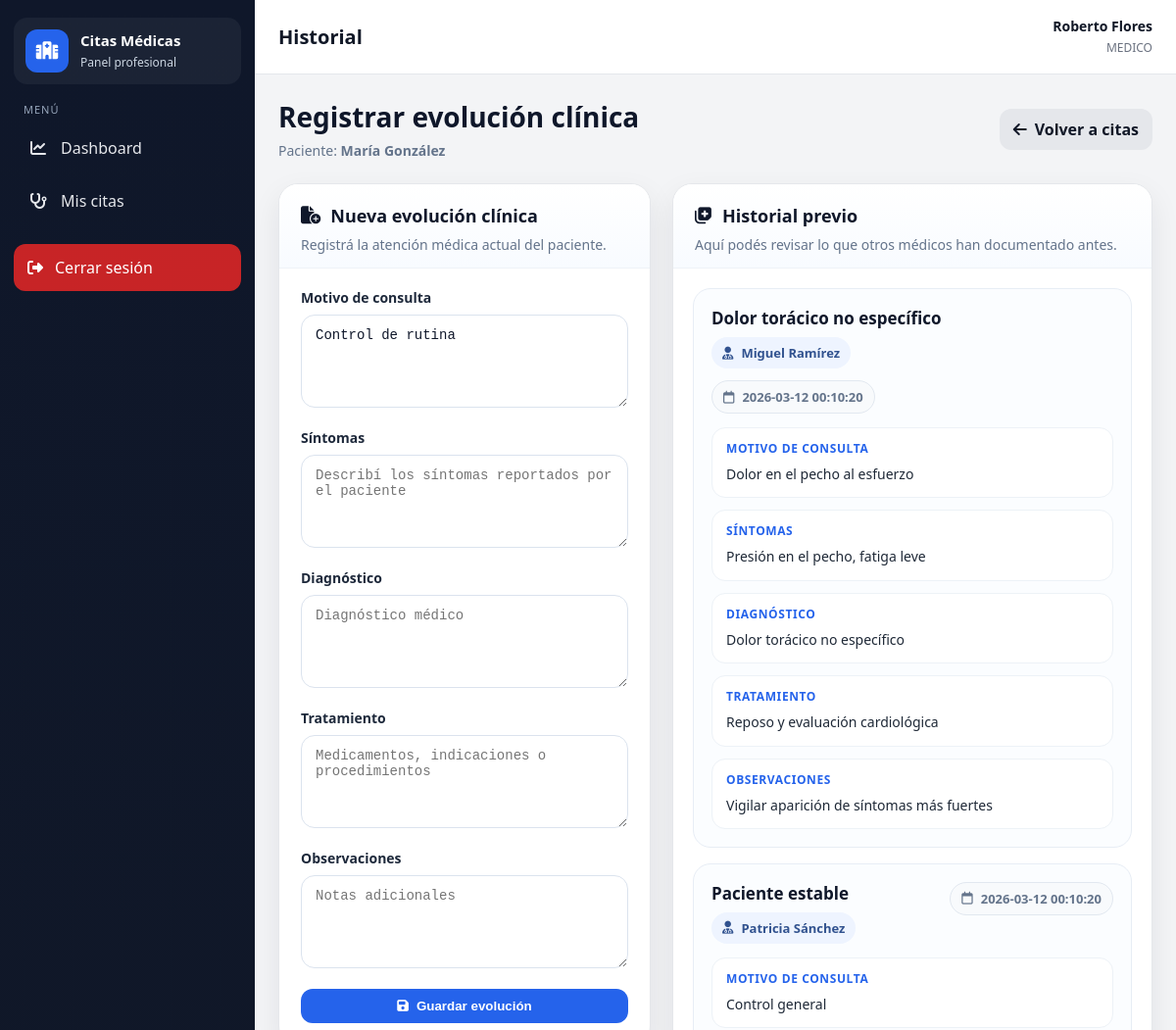
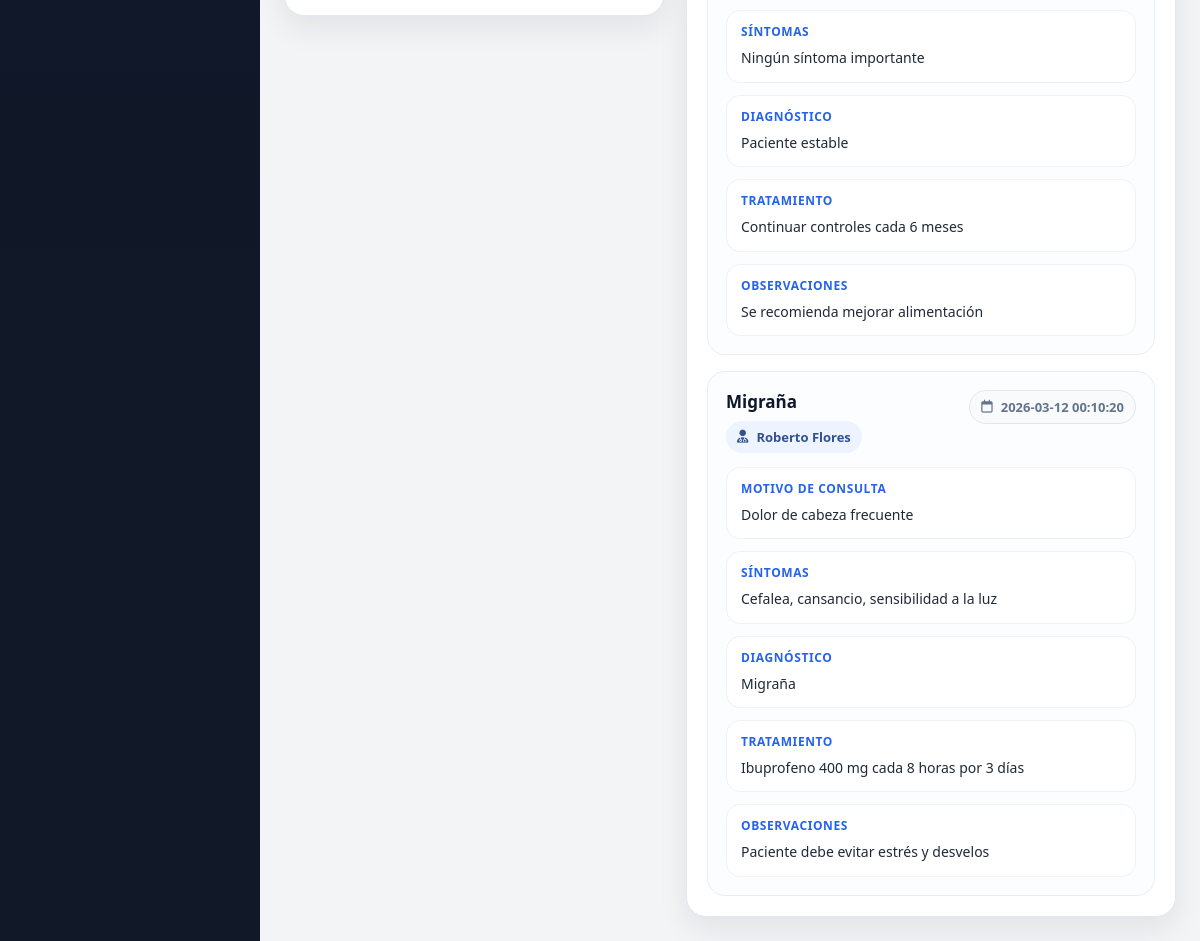
/index.php?controller=historial&action=registrar&paciente_id=1&cita_id=1 (signed in), run on the app's committed database (2 pictures, top to bottom).
### tables this page shows
CREATE TABLE usuarios (
    id INT AUTO_INCREMENT PRIMARY KEY,
    nombre VARCHAR(100) NOT NULL,
    email VARCHAR(100) UNIQUE NOT NULL,
    password VARCHAR(255) NOT NULL,
    rol ENUM('admin','medico','recepcion','paciente') NOT NULL,
    medico_id INT NULL,
    paciente_id INT NULL,
    estado ENUM('activo','inactivo') NOT NULL DEFAULT 'activo',
    fecha_creacion TIMESTAMP DEFAULT CURRENT_TIMESTAMP,
    CONSTRAINT fk_usuario_medico FOREIGN KEY (medico_id) REFERENCES medicos(id) ON DELETE SET NULL,
    CONSTRAINT fk_usuario_paciente FOREIGN KEY (paciente_id) REFERENCES pacientes(id) ON DELETE SET NULL
);

CREATE TABLE pacientes (
    id INT AUTO_INCREMENT PRIMARY KEY,
    nombre VARCHAR(100) NOT NULL,
    apellido VARCHAR(100) NOT NULL,
    cedula VARCHAR(15) NOT NULL UNIQUE,
    telefono VARCHAR(20) NULL,
    email VARCHAR(100) NOT NULL,
    fecha_nacimiento DATE NULL,
    fecha_registro TIMESTAMP DEFAULT CURRENT_TIMESTAMP
);

CREATE TABLE citas (
    id INT AUTO_INCREMENT PRIMARY KEY,
    paciente_id INT NOT NULL,
    medico_id INT NOT NULL,
    fecha DATE NOT NULL,
    hora_inicio TIME NOT NULL,
    hora_fin TIME NOT NULL,
    motivo VARCHAR(250) NULL,
    estado ENUM('pendiente', 'completada', 'cancelada') DEFAULT 'pendiente',
    fecha_creacion TIMESTAMP DEFAULT CURRENT_TIMESTAMP,
    CONSTRAINT fk_citas_paciente FOREIGN KEY (paciente_id) REFERENCES pacientes(id) ON DELETE CASCADE,
    CONSTRAINT fk_citas_medico FOREIGN KEY (medico_id) REFERENCES medicos(id) ON DELETE CASCADE,
    INDEX idx_medico_fecha (medico_id, fecha),
    INDEX idx_paciente_fecha (paciente_id, fecha)
);

CREATE TABLE historial_clinico (
    id INT AUTO_INCREMENT PRIMARY KEY,
    paciente_id INT NOT NULL,
    medico_id INT NOT NULL,
    cita_id INT NULL,
    motivo_consulta TEXT NOT NULL,
    sintomas TEXT NULL,
    diagnostico TEXT NOT NULL,
    tratamiento TEXT NULL,
    observaciones TEXT NULL,
    fecha_registro DATETIME DEFAULT CURRENT_TIMESTAMP,
    CONSTRAINT fk_historial_paciente FOREIGN KEY (paciente_id) REFERENCES pacientes(id) ON DELETE CASCADE,
    CONSTRAINT fk_historial_medico FOREIGN KEY (medico_id) REFERENCES medicos(id) ON DELETE CASCADE,
    CONSTRAINT fk_historial_cita FOREIGN KEY (cita_id) REFERENCES citas(id) ON DELETE SET NULL
);

### app/controllers/HistorialController.php (called while the page is built, shortened)
<?php
require_once __DIR__ . '/../models/HistorialClinico.php';
require_once __DIR__ . '/../models/Paciente.php';
require_once __DIR__ . '/../models/Cita.php';
class HistorialController {
    public function registrar(){
        $pacienteId = (int) $_GET['paciente_id'];
        $citaId = isset($_GET['cita_id']) ? (int) $_GET['cita_id'] : null;
        $historialModel = new HistorialClinico();
        $pacienteModel = new Paciente();
        $citaModel = new Cita();
        $paciente = $pacienteModel->obtenerPorId($pacienteId);
        $historial = $historialModel->obtenerPorPaciente($pacienteId);
        $cita = null;
        if (!empty($citaId)) {
            $cita = $citaModel->obtenerPorId($citaId);
        }
        require_once __DIR__ . '/../views/historial/registrar.php';
    }
}

### routes/web.php (called while the page is built, shortened)
<?php
$controller = $_GET['controller'] ?? (isset($_SESSION['usuario_id']) ? 'dashboard' : 'auth');
$action = $_GET['action'] ?? (isset($_SESSION['usuario_id']) ? 'index' : 'login');
switch($controller){
    case 'historial':
        require_once __DIR__ . '/../app/controllers/HistorialController.php';
        $ctrl = new HistorialController();
        break;
}
$ctrl->$action();

### public/index.php (called while the page is built, shortened)
<?php
require_once __DIR__ . '/../routes/web.php';

### app/config/database.php (called while the page is built)
<?php
class Database {
    private $host = "localhost";
    private $db_name = "citas_medicas";
    private $username = "root";
    private $password = "admin";
    private $charset = "utf8mb4";
    public function conectar() {
        try {
            $dsn = "mysql:host={$this->host};dbname={$this->db_name};charset={$this->charset}";
            $pdo = new PDO($dsn, $this->username, $this->password);
            $pdo->setAttribute(PDO::ATTR_ERRMODE, PDO::ERRMODE_EXCEPTION);
            $pdo->setAttribute(PDO::ATTR_DEFAULT_FETCH_MODE, PDO::FETCH_ASSOC);
            return $pdo;
        } catch (PDOException $e) {
            die("Error de conexión: " . $e->getMessage());
        }
    }
}

### app/core/Model.php (called while the page is built, shortened)
<?php
require_once __DIR__ . '/../config/database.php';
class Model {
    public function __construct() {
        $database = new Database();
        $this->db = $database->conectar();
    }
}

### app/models/Paciente.php (called while the page is built, shortened)
<?php
require_once __DIR__ . '/../core/Model.php';
class Paciente extends Model {
    public function obtenerPorId($id){
        $sql = "SELECT p.*, u.id AS usuario_id, u.estado AS usuario_estado
                FROM pacientes p
                LEFT JOIN usuarios u ON u.paciente_id = p.id AND u.rol = 'paciente'
                WHERE p.id = :id
                LIMIT 1";
        $stmt = $this->db->prepare($sql);
        $stmt->bindParam(':id', $id, PDO::PARAM_INT);
        $stmt->execute();
        return $stmt->fetch(PDO::FETCH_ASSOC);
    }
}

### app/models/Cita.php (called while the page is built, shortened)
<?php
require_once __DIR__ . '/../core/Model.php';
class Cita extends Model {
    public function obtenerPorId($id){
        $sql = "SELECT
                    c.*,
                    CONCAT(p.nombre, ' ', p.apellido) AS paciente,
                    p.email AS paciente_email,
                    p.telefono AS paciente_telefono,
                    CONCAT(m.nombre, ' ', m.apellido) AS medico
                FROM citas c
                INNER JOIN pacientes p ON c.paciente_id = p.id
                INNER JOIN medicos m ON c.medico_id = m.id
                WHERE c.id = :id
                LIMIT 1";
        $stmt = $this->db->prepare($sql);
        $stmt->bindParam(':id', $id, PDO::PARAM_INT);
        $stmt->execute();
        return $stmt->fetch(PDO::FETCH_ASSOC);
    }
}

### app/models/HistorialClinico.php (called while the page is built, shortened)
<?php
require_once __DIR__ . '/../core/Model.php';
class HistorialClinico extends Model {
    public function obtenerPorPaciente($pacienteId){
        $sql = "SELECT h.*,
                       CONCAT(m.nombre, ' ', m.apellido) AS medico_nombre
                FROM historial_clinico h
                INNER JOIN medicos m ON h.medico_id = m.id
                WHERE h.paciente_id = :paciente_id
                ORDER BY h.fecha_registro DESC, h.id DESC";
        $stmt = $this->db->prepare($sql);
        $stmt->execute([
            ':paciente_id' => $pacienteId
        ]);
        return $stmt->fetchAll(PDO::FETCH_ASSOC);
    }
}

### app/views/historial/registrar.php (the view, shortened to what this page needs)
<?php require_once __DIR__ . '/../layout/header.php'; ?>
<div class="hc-page">
    <div class="hc-header">
        <div class="hc-title-wrap">
            <h2>Registrar evolución clínica</h2>
            <p>Paciente: <strong><?= htmlspecialchars($paciente['nombre'] . ' ' . $paciente['apellido']) ?></strong></p>
        </div>
        <a href="index.php?controller=cita&action=index" class="btn btn-secondary">
            <i class="fa-solid fa-arrow-left"></i> Volver a citas
        </a>
    </div>
    <div class="hc-layout">
        <div class="hc-left">
            <div class="hc-card">
                <div class="hc-card-head">
                    <h3><i class="fa-solid fa-file-circle-plus"></i> Nueva evolución clínica</h3>
                    <p>Registrá la atención médica actual del paciente.</p>
                </div>
                <form action="index.php?controller=historial&action=crear" method="POST" class="hc-form">
                    <div class="hc-form-group">
                        <label>Motivo de consulta</label>
                        <textarea name="motivo_consulta" required placeholder="Ejemplo: dolor abdominal, control general, fiebre..."><?= !empty($cita['motivo']) ? htmlspecialchars($cita['motivo']) : '' ?></textarea>
                    </div>
                    <div class="hc-form-group">
                        <label>Síntomas</label>
                        <textarea name="sintomas" placeholder="Describí los síntomas reportados por el paciente"></textarea>
                    </div>
                    <div class="hc-form-group">
                        <label>Diagnóstico</label>
                        <textarea name="diagnostico" required placeholder="Diagnóstico médico"></textarea>
                    </div>
                    <div class="hc-form-group">
                        <label>Tratamiento</label>
                        <textarea name="tratamiento" placeholder="Medicamentos, indicaciones o procedimientos"></textarea>
                    </div>
                    <div class="hc-form-group">
                        <label>Observaciones</label>
                        <textarea name="observaciones" placeholder="Notas adicionales"></textarea>
                    </div>
                    <button type="submit" class="btn btn-primary hc-btn-full">
                        <i class="fa-solid fa-floppy-disk"></i> Guardar evolución
                    </button>
                </form>
            </div>
        </div>
        <div class="hc-right">
            <div class="hc-card">
                <div class="hc-card-head">
                    <h3><i class="fa-solid fa-notes-medical"></i> Historial previo</h3>
                    <p>Aquí podés revisar lo que otros médicos han documentado antes.</p>
                </div>
                <?php if (!empty($historial)): ?>
                    <div class="hc-timeline">
                        <?php foreach ($historial as $h): ?>
                            <div class="hc-item">
                                <div class="hc-item-top">
                                    <div>
                                        <h4><?= htmlspecialchars($h['diagnostico']) ?></h4>
                                        <span class="hc-pill">
                                            <i class="fa-solid fa-user-doctor"></i>
                                            <?= htmlspecialchars($h['medico_nombre']) ?>
                                        </span>
                                    </div>
                                    <span class="hc-date">
                                        <i class="fa-regular fa-calendar"></i>
                                        <?= htmlspecialchars($h['fecha_registro']) ?>
                                    </span>
                                </div>
                                <div class="hc-blocks">
                                    <div class="hc-block">
                                        <span class="hc-label">Motivo de consulta</span>
                                        <p><?= nl2br(htmlspecialchars($h['motivo_consulta'])) ?></p>
                                    </div>
                                    <?php if (!empty($h['sintomas'])): ?>
                                        <div class="hc-block">
                                            <span class="hc-label">Síntomas</span>
                                            <p><?= nl2br(htmlspecialchars($h['sintomas'])) ?></p>
                                        </div>
                                    <?php endif; ?>
                                    <div class="hc-block">
                                        <span class="hc-label">Diagnóstico</span>
                                        <p><?= nl2br(htmlspecialchars($h['diagnostico'])) ?></p>
                                    </div>
                                    <?php if (!empty($h['tratamiento'])): ?>
                                        <div class="hc-block">
                                            <span class="hc-label">Tratamiento</span>
                                            <p><?= nl2br(htmlspecialchars($h['tratamiento'])) ?></p>
                                        </div>
                                    <?php endif; ?>
                                    <?php if (!empty($h['observaciones'])): ?>
                                        <div class="hc-block">
                                            <span class="hc-label">Observaciones</span>
                                            <p><?= nl2br(htmlspecialchars($h['observaciones'])) ?></p>
                                        </div>
                                    <?php endif; ?>
                                </div>
                            </div>
                        <?php endforeach; ?>
                    </div>
                <?php else: ?>
                    <div class="hc-empty">
                        <p>No hay registros clínicos todavía para este paciente.</p>
                    </div>
                <?php endif; ?>
            </div>
        </div>
    </div>
</div>
<?php require_once __DIR__ . '/../layout/footer.php'; ?>

### app/views/layout/header.php (style rules this page uses)
:root { --sidebar-bg:#111827;--sidebar-hover:#1f2937;--sidebar-active:#2563eb;--body-bg:#f3f4f6;--card-bg:#fff;--text:#111827;--muted:#6b7280;--border:#e5e7eb;--primary:#2563eb;--primary-dark:#1d4ed8;--success:#16a34a;--warning:#f59e0b;--danger:#dc2626;--info:#0ea5e9;--shadow:0 10px 30px rgba(0,0,0,.08);--radius:16px }
* { box-sizing:border-box }
body { margin:0;font-family:'Segoe UI',Tahoma,Geneva,Verdana,sans-serif;background:var(--body-bg);color:var(--text) }
a { text-decoration:none;color:inherit }
.btn { border:none;border-radius:12px;padding:10px 14px;font-weight:700;cursor:pointer;display:inline-flex;align-items:center;gap:8px }
.btn-primary { background:var(--primary);color:#fff }
.btn-secondary { background:#e5e7eb;color:#111827 }

### app/views/historial/registrar.php (style rules this page uses)
.hc-page { display:flex; flex-direction:column; gap:24px; }
.hc-header { display:flex; justify-content:space-between; align-items:center; gap:16px; flex-wrap:wrap; }
.hc-title-wrap h2 { margin:0; font-size:28px; font-weight:800; color:#0f172a; }
.hc-title-wrap p { margin:6px 0 0; color:#64748b; font-size:14px; }
.hc-layout { display:grid; grid-template-columns: 380px 1fr; gap:22px; align-items:start; }
.hc-card { background:#ffffff; border:1px solid #e5e7eb; border-radius:20px; box-shadow:0 12px 30px rgba(15,23,42,.08); overflow:hidden; }
.hc-card-head { padding:20px 22px 14px; border-bottom:1px solid #eef2f7; background:linear-gradient(180deg,#ffffff 0%, #f8fbff 100%); }
.hc-card-head h3 { margin:0; font-size:18px; font-weight:700; color:#0f172a; display:flex; align-items:center; gap:10px; }
.hc-card-head p { margin:8px 0 0; font-size:14px; color:#64748b; }
.hc-form { padding:20px 22px 22px; }
.hc-form-group { margin-bottom:16px; }
.hc-form-group label { display:block; margin-bottom:8px; font-size:14px; font-weight:700; color:#1e293b; }
.hc-form-group textarea { width:100%; min-height:95px; resize:vertical; border:1px solid #dbe3ee; border-radius:14px; padding:12px 14px; font-size:14px; color:#0f172a; background:#fff; outline:none; transition:.2s ease; box-sizing:border-box; }
.hc-btn-full { width:100%; display:inline-flex; justify-content:center; align-items:center; gap:8px; }
.hc-timeline { padding:20px; display:flex; flex-direction:column; gap:16px; }
.hc-item { border:1px solid #e7edf5; background:#fbfdff; border-radius:18px; padding:18px; transition:.2s ease; }
.hc-item-top { display:flex; justify-content:space-between; align-items:flex-start; gap:12px; flex-wrap:wrap; margin-bottom:14px; }
.hc-item-top h4 { margin:0 0 8px; font-size:17px; font-weight:800; color:#0f172a; }
.hc-pill { display:inline-flex; align-items:center; gap:8px; background:#eef4ff; color:#31528f; border-radius:999px; padding:7px 11px; font-size:13px; font-weight:600; }
.hc-date { display:inline-flex; align-items:center; gap:8px; background:#f8fafc; border:1px solid #e2e8f0; color:#64748b; border-radius:999px; padding:7px 11px; font-size:13px; font-weight:600; white-space:nowrap; }
.hc-blocks { display:grid; gap:12px; }
.hc-block { background:#fff; border:1px solid #edf2f7; border-radius:14px; padding:12px 14px; }
.hc-label { display:block; margin-bottom:7px; font-size:12px; font-weight:800; text-transform:uppercase; letter-spacing:.05em; color:#2563eb; }
.hc-block p { margin:0; line-height:1.6; font-size:14px; color:#1f2937; }

### data on the page
usuarios: paciente.apellido "María González"
citas: motivo_consulta "Control de rutina"
historial_clinico: diagnostico "Dolor torácico no específico", medico_nombre "Miguel Ramírez", fecha_registro "2026-03-12 00:10:20", motivo_consulta "Dolor en el pecho al esfuerzo", sintomas "Presión en el pecho, fatiga leve", tratamiento "Reposo y evaluación cardiológica", observaciones "Vigilar aparición de síntomas más fuertes"
historial_clinico: diagnostico "Paciente estable", medico_nombre "Patricia Sánchez", fecha_registro "2026-03-12 00:10:20", motivo_consulta "Control general", sintomas "Ningún síntoma importante", tratamiento "Continuar controles cada 6 meses", observaciones "Se recomienda mejorar alimentación"
historial_clinico: diagnostico "Migraña", medico_nombre "Roberto Flores", fecha_registro "2026-03-12 00:10:20", motivo_consulta "Dolor de cabeza frecuente", sintomas "Cefalea, cansancio, sensibilidad a la luz", tratamiento "Ibuprofeno 400 mg cada 8 horas por 3 días", observaciones "Paciente debe evitar estrés y desvelos"

### other printed values
$currentController "Historial"
$_SESSION['usuario_nombre'] "Roberto Flores"
$role "MEDICO"
